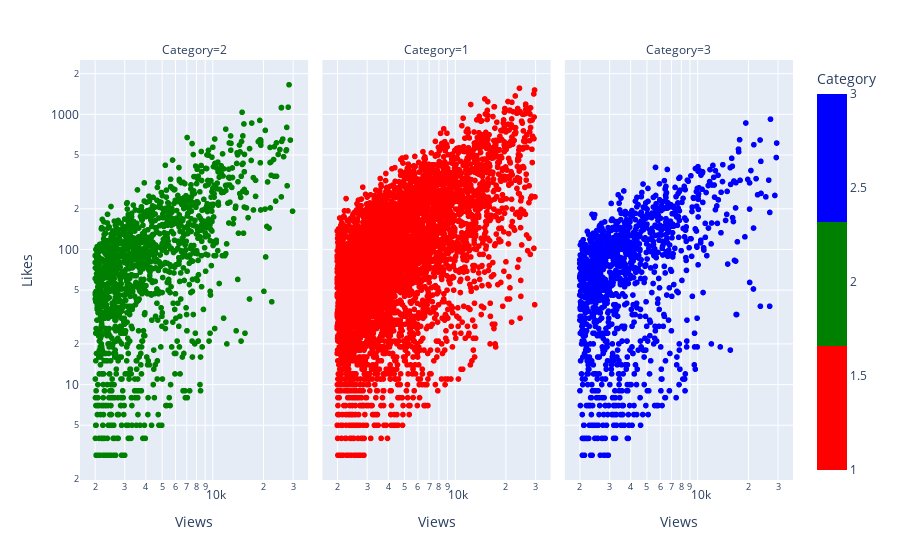

Write notebook code for a chart like this one.
### Code cell
px.scatter(globalDf[(globalDf.Views >= 2000) & (globalDf.Views <= 30000) & (globalDf.LikeViewRateo >= 0.001)],
    x="Views",
    y="Likes",
    facet_col="Category",   
    log_x=True, log_y=True,            
    color="Category",
    color_continuous_scale=[
        (0.00, "red"),(0.33, "red"),
        (0.33, "green"),(0.66, "green"),
        (0.66, "blue"),(1.00, "blue")
    ]
)

### Figure 1 — Plotly figure (JSON) as saved in the notebook; plotly's stock layout.template omitted (floating-point values rounded to 4 significant figures; data arrays with more than 128 entries replaced by an {"elided": "..."} marker saying what was removed)
{"data": [{"hoverlabel": {"namelength": 0}, "hovertemplate": "Category=%{marker.color}<br>Views=%{x}<br>Likes=%{y}", "legendgroup": "", "marker": {"color": {"elided": "1471 int values"}, "coloraxis": "coloraxis", "symbol": "circle"}, "mode": "markers", "name": "", "showlegend": false, "type": "scattergl", "x": {"elided": "1471 int values"}, "xaxis": "x", "y": {"elided": "1471 int values"}, "yaxis": "y"}, {"hoverlabel": {"namelength": 0}, "hovertemplate": "Category=%{marker.color}<br>Views=%{x}<br>Likes=%{y}", "legendgroup": "", "marker": {"color": {"elided": "4869 int values"}, "coloraxis": "coloraxis", "symbol": "circle"}, "mode": "markers", "name": "", "showlegend": false, "type": "scattergl", "x": {"elided": "4869 int values"}, "xaxis": "x2", "y": {"elided": "4869 int values"}, "yaxis": "y2"}, {"hoverlabel": {"namelength": 0}, "hovertemplate": "Category=%{marker.color}<br>Views=%{x}<br>Likes=%{y}", "legendgroup": "", "marker": {"color": {"elided": "1240 int values"}, "coloraxis": "coloraxis", "symbol": "circle"}, "mode": "markers", "name": "", "showlegend": false, "type": "scattergl", "x": {"elided": "1240 int values"}, "xaxis": "x3", "y": {"elided": "1240 int values"}, "yaxis": "y3"}], "layout": {"annotations": [{"font": {}, "showarrow": false, "text": "Category=2", "x": 0.16, "xanchor": "center", "xref": "paper", "y": 1, "yanchor": "bottom", "yref": "paper"}, {"font": {}, "showarrow": false, "text": "Category=1", "x": 0.5, "xanchor": "center", "xref": "paper", "y": 1, "yanchor": "bottom", "yref": "paper"}, {"font": {}, "showarrow": false, "text": "Category=3", "x": 0.84, "xanchor": "center", "xref": "paper", "y": 1, "yanchor": "bottom", "yref": "paper"}], "coloraxis": {"colorbar": {"title": {"text": "Category"}}, "colorscale": [[0, "red"], [0.33, "red"], [0.33, "green"], [0.66, "green"], [0.66, "blue"], [1, "blue"]]}, "legend": {"tracegroupgap": 0}, "margin": {"t": 60}, "xaxis": {"anchor": "y", "domain": [0, 0.32], "title": {"text": "Views"}, "type": "log"}, "xaxis2": {"anchor": "y2", "domain": [0.34, 0.66], "matches": "x", "title": {"text": "Views"}, "type": "log"}, "xaxis3": {"anchor": "y3", "domain": [0.68, 1.0], "matches": "x", "title": {"text": "Views"}, "type": "log"}, "yaxis": {"anchor": "x", "domain": [0, 1], "title": {"text": "Likes"}, "type": "log"}, "yaxis2": {"anchor": "x2", "domain": [0, 1], "matches": "y", "showticklabels": false, "type": "log"}, "yaxis3": {"anchor": "x3", "domain": [0, 1], "matches": "y", "showticklabels": false, "type": "log"}}}
